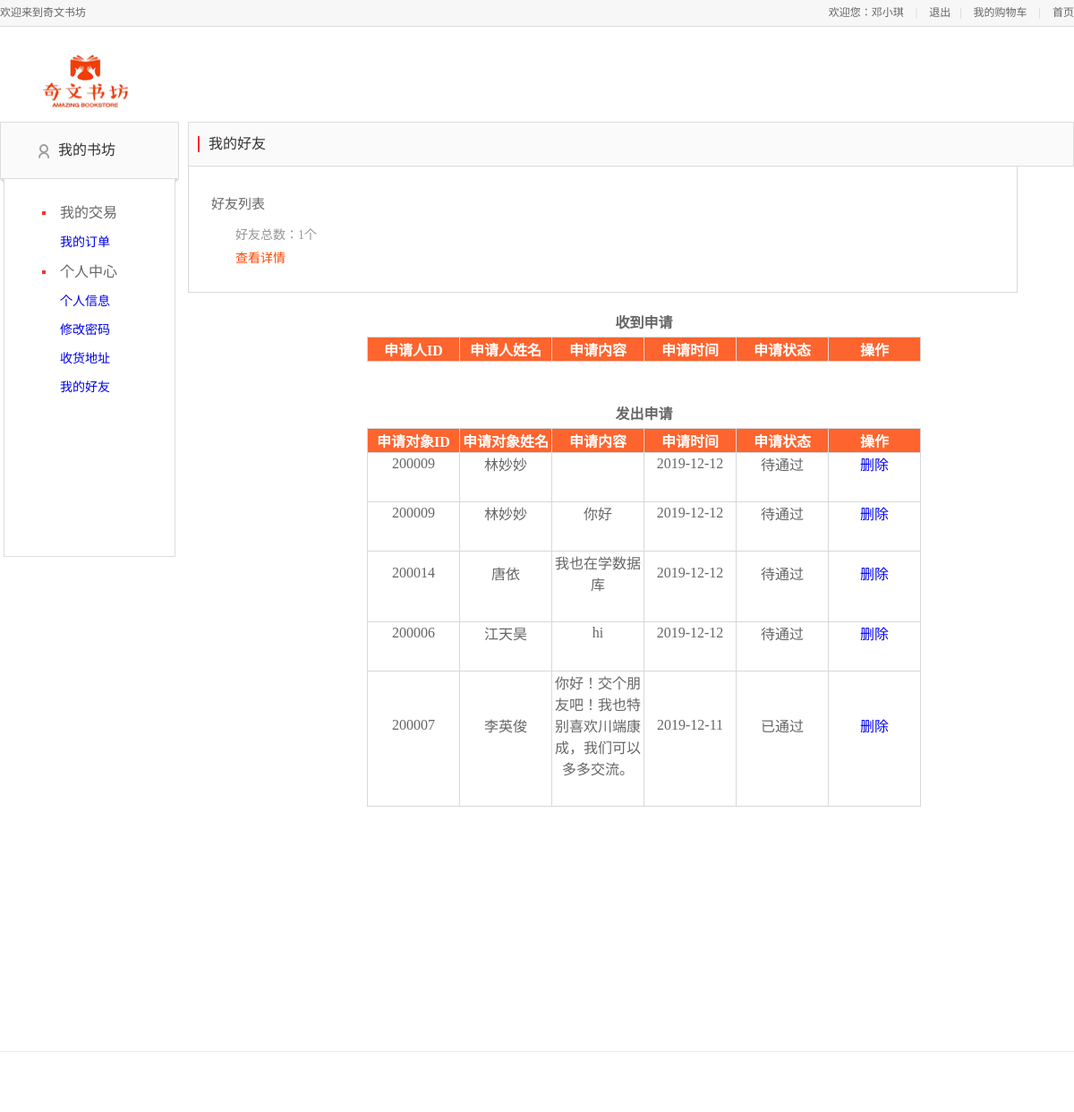
/用户界面/friendlist.php (signed in), run on an earlier commit of the app's database.
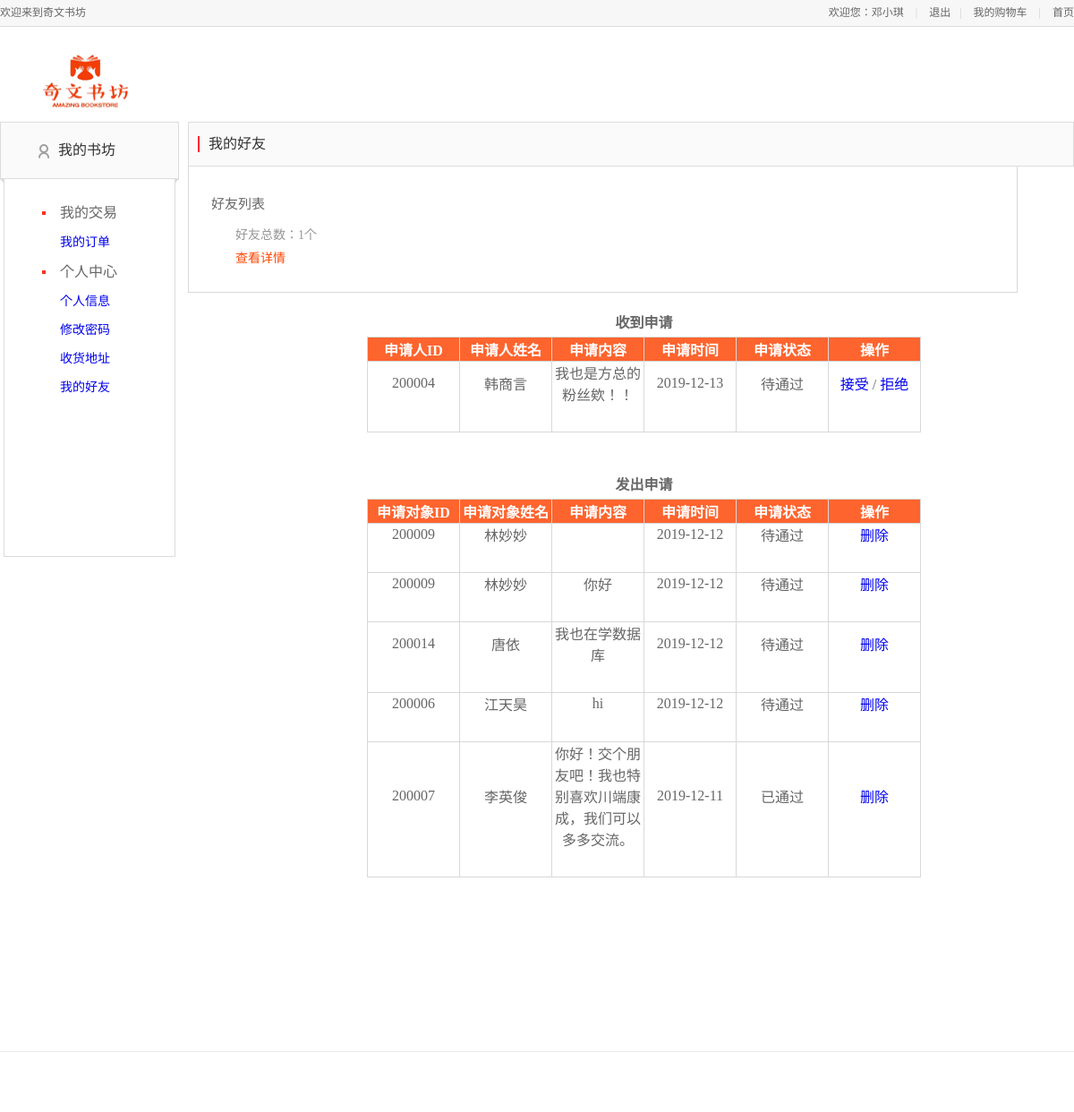
And on a later commit of the database.
### tables this page shows
CREATE TABLE `friend_apply` (
  `id` int(11) NOT NULL AUTO_INCREMENT,
  `uid` char(6) DEFAULT NULL,
  `sid` char(6) DEFAULT NULL,
  `apply_text` text,
  `apply_time` varchar(255) DEFAULT NULL,
  `apply_status` varchar(255) DEFAULT NULL,
  PRIMARY KEY (`id`)
);

CREATE TABLE `user_info` (
  `user_id` char(6) NOT NULL,
  `user_name` varchar(20) DEFAULT NULL,
  `user_sex` varchar(2) DEFAULT NULL,
  `user_tel` char(11) DEFAULT NULL,
  `user_password` varchar(14) DEFAULT NULL,
  `user_address` varchar(100) DEFAULT NULL,
  PRIMARY KEY (`user_id`)
);

### 用户界面/friendlist.php (the view, shortened to what this page needs)
<html>
<head>
    <link rel="stylesheet" type="text/css" href="/css/base.css">
    <link rel="stylesheet" type="text/css" href="css/base_1.css">
    <link rel="stylesheet" type="text/css" href="css/address.css">
    <link rel="stylesheet" type="text/css" href="css/main.css">
    <link rel="stylesheet" type="text/css" href="css/reset.css">
    <link rel="stylesheet" type="text/css" href="css/foot.css">
</head>
<body>
<div class="header_con">
    <div class="header">
        <div class="welcome fl">欢迎来到奇文书坊</div>
        <div class="fr">
            <div class="login_btn fl">
                <?php
                include "db.php";
                if(empty($_SESSION['user_name']))
                    echo "<script>alert('请先登录！');window.location.href='index.php';</script>";
                else
                    echo'欢迎您：'.$_SESSION['user_name'];
                ?>
                <span>|</span>
                <a href="logout.php">退出</a>
            </div>
            <div class="user_link fl">
                <span>|</span>
                <a href="ShowCart.php">我的购物车</a>
                <span>|</span>
                <a href="index.php">首页</a>
            </div>
        </div>
    </div>
</div>
<div class="mydang">
    <div class="head">
        <a class="logo" href="index.php">
            <img src="images/logo1.png" alt="">
        </a>
    </div>
    <div class="my_left">
        <div class="my_menu">
            <h3 class="my_menu_title">
                <a href="#" id="J_myhomeBtn">我的书坊</a>
            </h3>
            <dl>
                <dt id="class600" name="orders">我的交易</dt>
                <dd>
                    <a href="checkorder.php">我的订单</a>
                </dd>
                <dt id="class640" name="personalinformation">个人中心</dt>
                <dd>
                    <a href="personalinfo.php" id="a_personal">个人信息</a>
                </dd>
                <dd>
                    <a href="editpwd.php" id="a_eidpwd">修改密码</a>
                </dd>
                <dd>
                    <a href="address.php" id="a_adress">收货地址</a>
                </dd>
                <dd>
                    <a href="friendlist.php" id="a_adress">我的好友</a>
                </dd>
            </dl>
        </div>
    </div>
    <div class="my_main">
        <div class="my_title">
            <span class="title">我的好友</span>
        </div>
        <div class="address_list">
            <h3>好友列表</h3>
            <dl>
                <dt>好友总数：<?php
                    $id=$_SESSION['user_id'];
                    $q = "SELECT * from friend_relationship WHERE uid='$id'";
                    $r = mysqli_query($conn,$q);
                    $ra=mysqli_num_rows($r);
                    echo $ra.'个'
                    ?></dt>
                <dt ><a href="frienddetail.php" style="color: orangered">查看详情</a></dt>
            </dl>
        </div>
        <div class="shadow_box">
			 <p>
             <div class="table-con">
                 <?php
                 $sql="SELECT*from friend_apply,user_info where friend_apply.sid = '$id' and friend_apply.uid = user_info.user_id order by apply_time desc";
                 $r=mysqli_query($conn,$sql);
                 if($r){
                 ?>
                <table>
                    <caption align="top" style="margin-bottom: 5px;"><strong>收到申请</strong></caption>
                <tr>
                  <th>申请人ID</th>
                  <th>申请人姓名</th>
                  <th>申请内容</th>
                  <th>申请时间</th>
                    <th>申请状态</th>
                    <th>操作</th>
                </tr>
                    <?php
                    while ($row=mysqli_fetch_array($r)) {
                    ?>
                    <tr>
                            <td><?php echo $row["uid"] ?></td>
                            <td><?php echo $row["user_name"] ?></td>
                            <td><?php echo $row["apply_text"]?></td>
                            <td><?php echo $row["apply_time"]?></td>
                            <td><?php echo $row["apply_status"]?></td>
                            <td><a href="friendoperate.php?action=accept&id=<?=$row['uid']?>">接受</a>
                                <span>/</span>&nbsp;<a href="friendoperate.php?action=refuse&id=<?=$row['uid']?>">拒绝</a></td>
                    </tr>
                        <?php
                    }}
                    ?>
                </table>
              </div>
			  </p>
			<p>
            <div class="table-con">
                <?php
                $sql="SELECT*from friend_apply,user_info  where friend_apply.uid = '$id' and friend_apply.sid = user_info.user_id order by apply_time desc";
                $r=mysqli_query($conn,$sql);
                if($r){
                echo '
                <table>
                    <caption align="top" style="margin-bottom: 5px;"><strong>发出申请</strong></caption>
                    <tr>
                        <th>申请对象ID</th>
                        <th>申请对象姓名</th>
                        <th>申请内容</th>
                        <th>申请时间</th>
                        <th>申请状态</th>
                        <th>操作</th>
                    </tr>';
                    while ($row=mysqli_fetch_array($r)) {
                    ?>
                    <tr>
                        <td><?php echo $row["sid"] ?></td>
                        <td><?php echo $row["user_name"] ?></td>
                        <td><?php echo $row["apply_text"]?></td>
                        <td><?php echo $row["apply_time"]?></td>
                        <td><?php echo $row["apply_status"]?></td>
                        <td><a href="friendoperate.php?action=delete&id=<?=$row['sid']?>">删除</a></td>
                    </tr>
                    <?php
                    }}
                    ?>
                </table>
            </div>
			</p>
            </div>
  </div>
    </div>
<div class="footer_nav_box">
</div>
</body>
</html>

### CSS/base.css (style rules this page uses)
body, button, ul, li, ol, p, dl, dd, h1, h2, h3, h4, h5, h6, img, iframe, form, input { margin: 0; padding: 0; list-style-type: none; border: 0; }
a { text-decoration: none; }
img { border: none; }
body { background: #ffffff; }

### CSS/base_1.css (style rules this page uses)
body, button, ul, li, ol, p, dl, dd, h1, h2, h3, h4, h5, h6, img, iframe, form, input { margin: 0; padding: 0; list-style-type: none; border: 0; }
body { font-size: 12px; color: #404040; font-family: 'Microsoft YaHei'; background-color:#fff; }
.mydang { width: 1200px; height: 1084px; margin: 10px auto 50px; overflow: hidden; }
.mydang .head { margin: 8px auto 8px; height: 80px; }
.mydang .head img { width: 130px; height: 80px; float: left; margin: 0px 0 0 30px; }
.my_left { width: 200px; height: 800px; float: left; }
.my_menu { background: url("../../static/images/my_menu_title_bg.png") 0 63px no-repeat; }
.my_menu .my_menu_title { height: 62px; line-height: 62px; margin-bottom: 6px; font-size: 16px; background: url("../../static/images/icon_menu.png") 42px 24px no-repeat #fafafa; border: 1px solid #dcdcdc; border-bottom: none 0; padding-left: 64px; font-weight: normal; }
.my_menu .my_menu_title a { color: #323232; }
.my_menu dl { border: 1px solid #dcdcdc; border-top: none 0; width: 148px; height: 400px; margin: 0 auto; padding: 16px 0 0 42px; }
.my_menu dt { margin: 8px 0; line-height: 18px; font-size: 16px; padding-left: 20px; background: url("../images/icon_menu.png") 0 -35px no-repeat; }
.my_menu dd { line-height: 32px; padding-left: 20px; font-size: 14px; }

### CSS/address.css (style rules this page uses)
.my_main { width: 990px; padding: 0 0 0 10px; height: 600px; float: left; display: block; }
.my_title { height: 48px; line-height: 48px; background: #fafafa; border: 1px solid #dcdcdc; overflow: hidden; }
.my_title .title { margin: 15px 0 15px 10px; padding: 0 0 0 10px; font-size: 16px; color: #323232; line-height: 18px; border-left: 2px solid #ff2832; display: inline-block; }
.address_list { border: 1px solid #d9d9d9; border-top: none 0; padding: 30px 0 60px 25px; margin-bottom: 20px; width: 900px; height: 50px; }
.address_list h3 { font-size: 15px; }
.address_list dl { margin: 8px 0; line-height: 16px; font-size: 12px; padding-left: 27px; }
.address_list dl dt { color: #969696; font-size: 14px; padding-top: 10px; }
.shadow_box { width: 1410px; height: 700px; margin-bottom: 10px; position: relative; display: inline-block; }
.shadow_box table { top: 0px; position: relative; left: 200px; }
.shadow_box table td { padding: 0 0 30px; position: relative; }

### CSS/main.css (style rules this page uses)
body { font-family:'Microsoft Yahei';font-size:12px;color:#666; }
html,body { height:100% }
.header_con { background-color:#f7f7f7; height:29px; border-bottom:1px solid #dddddd }
.header { width:1200px; height:29px; margin:0 auto; }
.welcome,.login_info,.login_btn,.user_link { line-height:29px; }
.login_btn a,.user_link a { color:#666; }
.login_btn span,.user_link span { color:#cecece; margin:0 10px; }

### CSS/foot.css (style rules this page uses)
.footer_nav_box { border-top: 1px solid #ebebeb; width:100%; min-width: 960px; padding: 17px 0 50px; }
.footer_nav_box a,.footer_nav_box { color: #8c8c8c; font-size: 12px; text-decoration: none; }

### 用户界面/friendlist.php (style rules this page uses)
.table-con th { background-color: #FE642E; color: #FFFFFF; }
table { background-color: #FFFFFF; border-collapse: collapse; vertical-align: center; }
th,td { width:100px; height: auto; border:1px solid #D8D8D8; table-layout: fixed; word-wrap: break-word; }
td { text-align: center; vertical-align: middle; }

What changed in the data, as far as the page shows it:
added friend_apply: uid "200004", user_info.user_name "韩商言", apply_text "我也是方总的粉丝欸！！", apply_time "2019-12-13", apply_status "待通过", shown under "收到申请"
